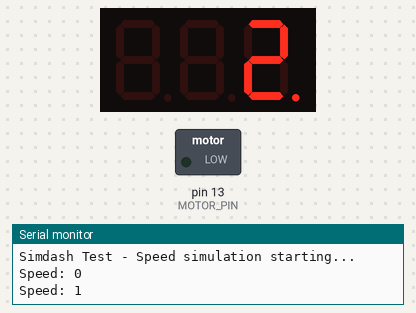
This sketch was run on a simulated Arduino Uno, built with avr-gcc and run on an emulated ATmega328P. Shown: 3-digit seven-segment display, switched loads named in the sketch (green lamp = pin HIGH), the last lines printed to the serial monitor.

Above: at 0.13 s.
At 3.13 s:
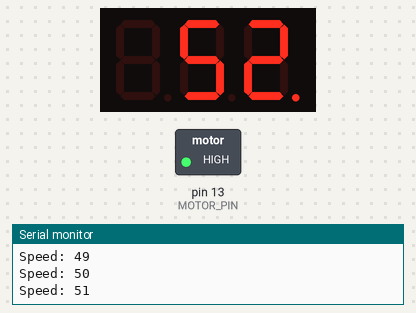
At 6.1 s:
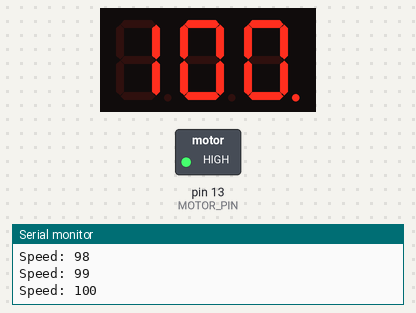
At 13.1 s:
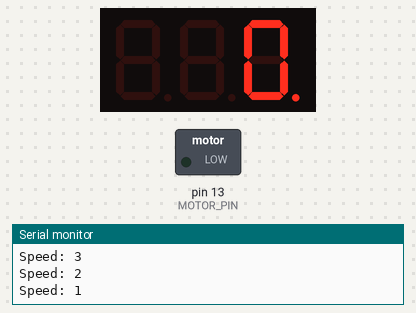
Timing chart, 0 to 34.8 s (numbered marks = the images above):
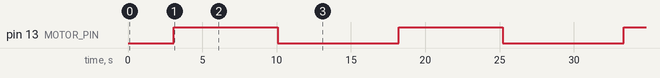

Measured:
- by itself, pin 13 (MOTOR_PIN): alternates HIGH for 7.0 s and LOW for 8.1 s
- by itself, everything shown: repeats every 15.1 s, in 200 steps
- what the display in image 2 shows lasts 1.1 s, from 6.0 s to 7.1 s

The sketch:

simdash_test.ino
```cpp
#include "SevSeg.h"

// Define pin for motor (PWM capable)
// Using pin 13 since we only use 3 digits now
#define MOTOR_PIN 13

SevSeg sevseg;
int speed = 0;

void setup()
{
  Serial.begin(9600);

  // Setup 7-segment display with 3 digits only
  byte numDigits = 3;
  byte digitPins[] = {10, 11, 12}; // Removed pin 13, now free for motor
  byte segmentPins[] = {9, 2, 3, 5, 6, 8, 7, 4};
  bool resistorsOnSegments = true;
  bool updateWithDelaysIn = true;
  byte hardwareConfig = COMMON_CATHODE;

  sevseg.begin(hardwareConfig, numDigits, digitPins, segmentPins, resistorsOnSegments);
  sevseg.setBrightness(90);

  // Setup motor pin
  pinMode(MOTOR_PIN, OUTPUT);

  Serial.println("Simdash Test - Speed simulation starting...");
}

void loop()
{
  // Simulate speed increasing from 0 to 100
  for (speed = 0; speed <= 100; speed++)
  {
    // Map speed to motor PWM (0-255)
    int motorSpeed = map(speed, 0, 100, 0, 255);
    analogWrite(MOTOR_PIN, motorSpeed);

    // Display speed on 3-digit 7-segment display as plain number (e.g., 50)
    sevseg.setNumber(speed, 0);

    // Refresh display multiple times for smooth display
    for (int i = 0; i < 50; i++)
    {
      sevseg.refreshDisplay();
      delay(1);
    }

    Serial.print("Speed: ");
    Serial.println(speed);
  }

  delay(1000);

  // Simulate speed decreasing from 100 to 0
  for (speed = 100; speed >= 0; speed--)
  {
    // Map speed to motor PWM (0-255)
    int motorSpeed = map(speed, 0, 100, 0, 255);
    analogWrite(MOTOR_PIN, motorSpeed);

    // Display speed on 3-digit 7-segment display as plain number
    sevseg.setNumber(speed, 0);

    // Refresh display multiple times for smooth display
    for (int i = 0; i < 50; i++)
    {
      sevseg.refreshDisplay();
      delay(1);
    }

    Serial.print("Speed: ");
    Serial.println(speed);
  }

  delay(2000);
}
```
